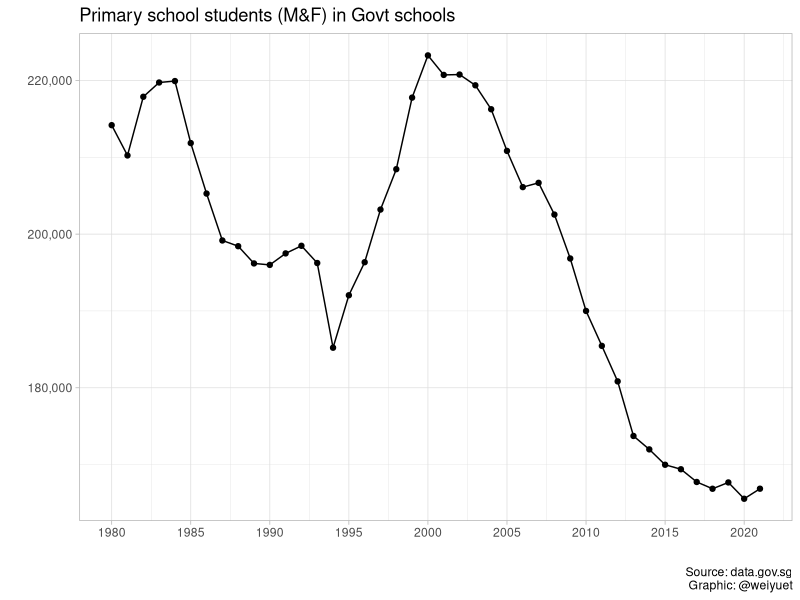
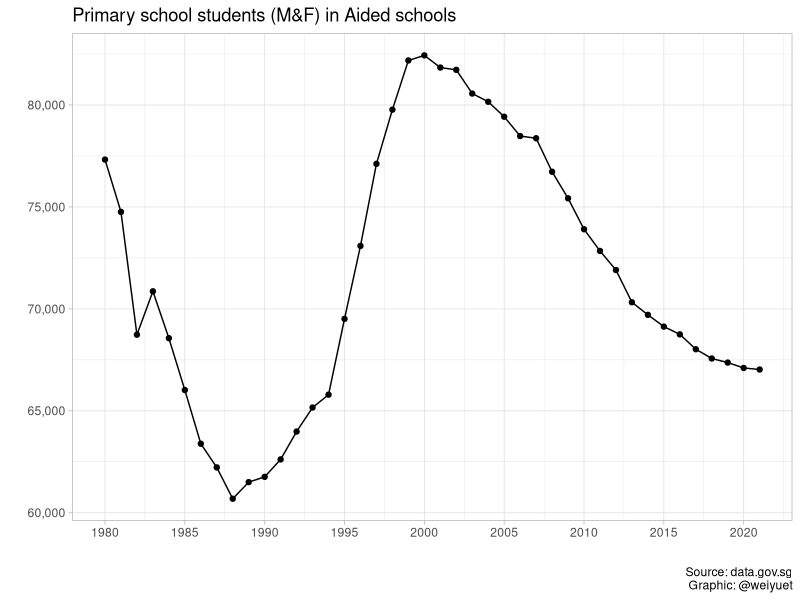
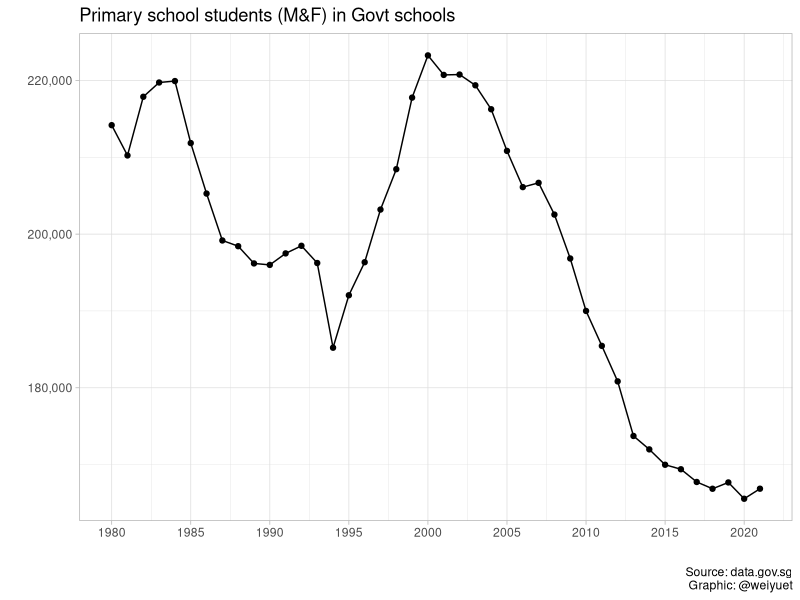
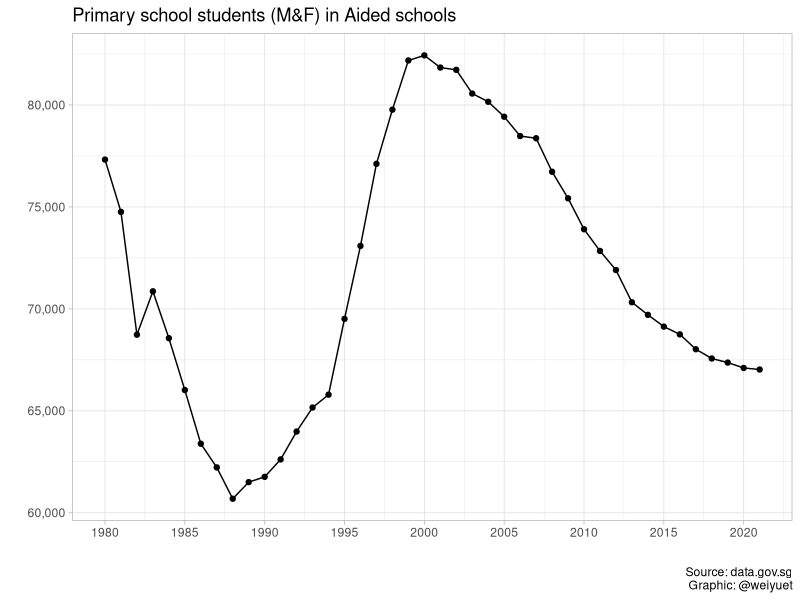

Recreate these plots in R, in order.
# Loading libraries
library(tidyverse)
library(scales)

# Loading data
students_and_teachers_primary_schools <- read_csv("data/students-and-teachers-in-schools/students-and-teachers-primary-schools.csv")

# Wrangling data
students_and_teachers_primary_schools %>% 
  filter(sex == "MF", school_type == "Govt") %>% 
  ggplot(aes(x = year, y = students_pri)) +
  geom_line() +
  geom_point() +
  theme_light() +
  scale_x_continuous(breaks = seq(1980, 2020, 5)) +
  scale_y_continuous(labels = label_number(big.mark = ",")) +
  labs(x = "", y = "",
       title = "Primary school students (M&F) in Govt schools",
       caption = "Source: data.gov.sg\nGraphic: @weiyuet")
  
ggsave("figures/primary-school-students-in-govt-schools.png", width = 8, height = 6)

students_and_teachers_primary_schools %>% 
  filter(sex == "MF", school_type == "Aided") %>% 
  ggplot(aes(x = year, y = students_pri)) +
  geom_line() +
  geom_point() +
  theme_light() +
  scale_x_continuous(breaks = seq(1980, 2020, 5)) +
  scale_y_continuous(labels = label_number(big.mark = ",")) +
  labs(x = "", y = "",
       title = "Primary school students (M&F) in Aided schools",
       caption = "Source: data.gov.sg\nGraphic: @weiyuet")

ggsave("figures/primary-school-students-in-aided-schools.png", width = 8, height = 6)
